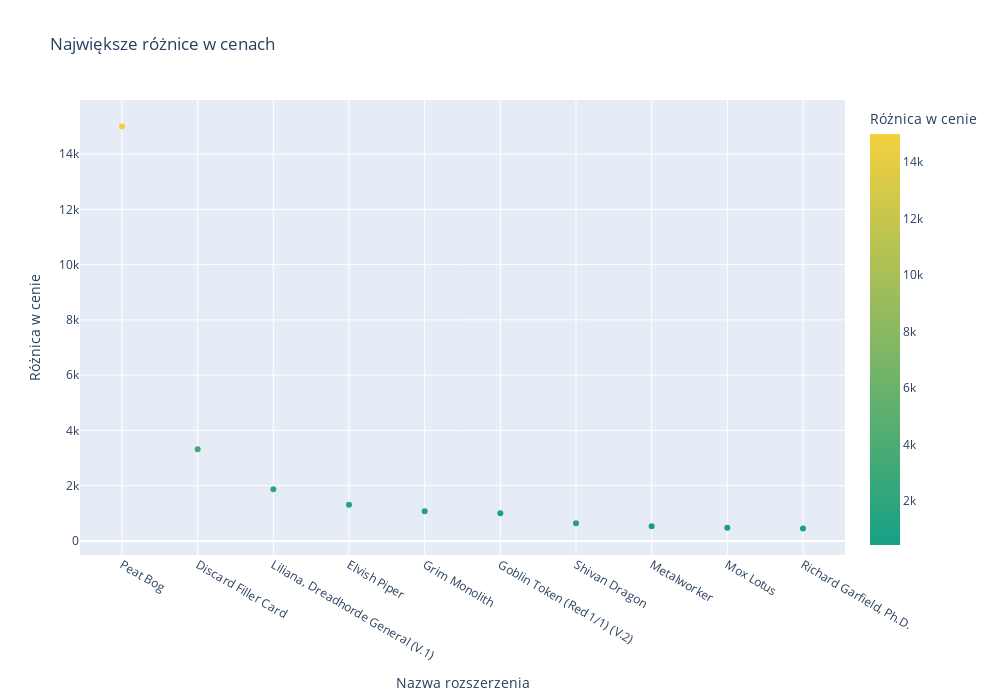

The cell this chart's notebook holds for it:
### Markdown cell above
### Największe różnice w cenie między kartą foliowaną a zwykłą

### Code cell
df_difference = df.copy()
df_difference['priceDif'] = df_difference['priceFoil'] - df_difference['price']
df_difference = df_difference.sort_values(by=['priceDif'], ascending=False)
df_difference = df_difference.head(10)

fig = px.scatter(df_difference, x='name', y='priceDif', width=1000, height=700, title="Największe różnice w cenach", color="priceDif", color_continuous_scale=colorGradient, labels={
                     "name": "Nazwa rozszerzenia",
                     "priceDif": "Różnica w cenie"
                 })
fig.show()

### Figure 1 — Plotly figure (JSON) as saved in the notebook; plotly's stock layout.template omitted (floating-point values rounded to 4 significant figures)
{"data": [{"hovertemplate": "Nazwa rozszerzenia=%{x}<br>Różnica w cenie=%{marker.color}<extra></extra>", "legendgroup": "", "marker": {"color": [14999, 3320.0, 1865.0, 1303.0, 1070.0, 996, 638.0, 528.9, 474.0, 448.0], "coloraxis": "coloraxis", "symbol": "circle"}, "mode": "markers", "name": "", "orientation": "v", "showlegend": false, "type": "scatter", "x": ["Peat Bog", "Discard Filler Card", "Liliana, Dreadhorde General (V.1)", "Elvish Piper", "Grim Monolith", "Goblin Token (Red 1/1) (V.2)", "Shivan Dragon", "Metalworker", "Mox Lotus", "Richard Garfield, Ph.D."], "xaxis": "x", "y": [14999, 3320.0, 1865.0, 1303.0, 1070.0, 996, 638.0, 528.9, 474.0, 448.0], "yaxis": "y"}], "layout": {"coloraxis": {"colorbar": {"title": {"text": "Różnica w cenie"}}, "colorscale": [[0, "#16A085"], [1, "#F4D03F"]]}, "height": 700, "legend": {"tracegroupgap": 0}, "title": {"text": "Największe różnice w cenach"}, "width": 1000, "xaxis": {"anchor": "y", "autorange": true, "domain": [0, 1], "range": [-0.5554, 9.555], "title": {"text": "Nazwa rozszerzenia"}, "type": "category"}, "yaxis": {"anchor": "x", "autorange": true, "domain": [0, 1], "range": [-513.9, 15960.0], "title": {"text": "Różnica w cenie"}, "type": "linear"}}}
